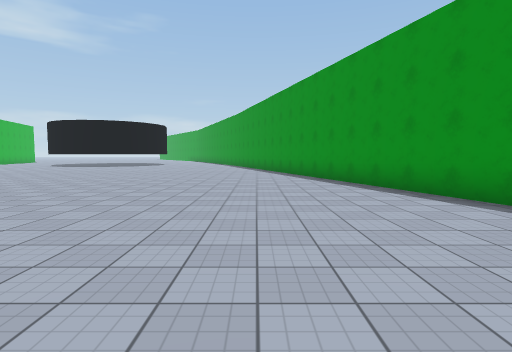
view 1 (above)

22 first-person views from a walk through a Unity game level. The camera is 1.5 m above the floor, tilts 4° down and sees 80° across. The floor is counted in squares, 2 m on a side. Each view is taken from the middle of a square. On the plan, view 1 faces up. The plan holds only what a view shows up to about 10 squares ahead; the rest is blank. The place goes on beyond the plan. Surface patterns are stand-ins for the level's own textures.

view 2
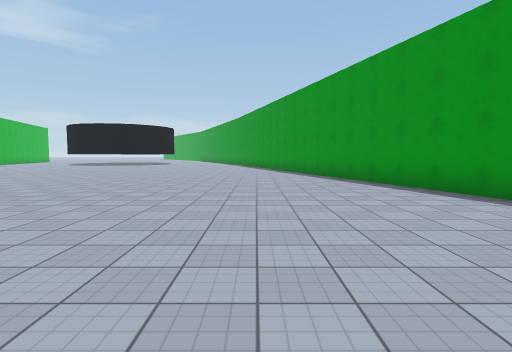

view 3
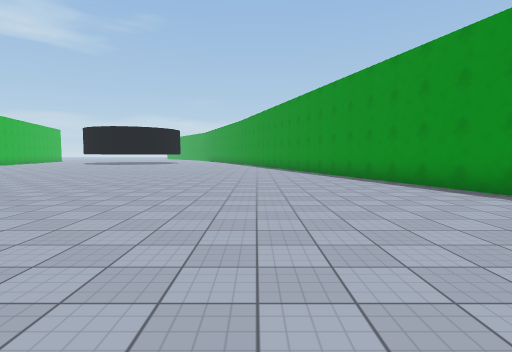

view 4
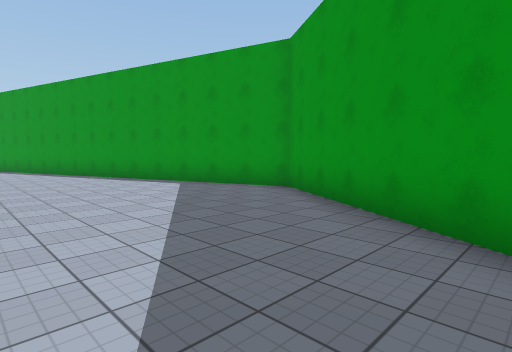

view 5
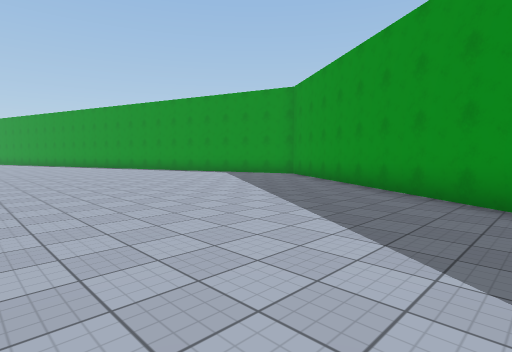

view 6
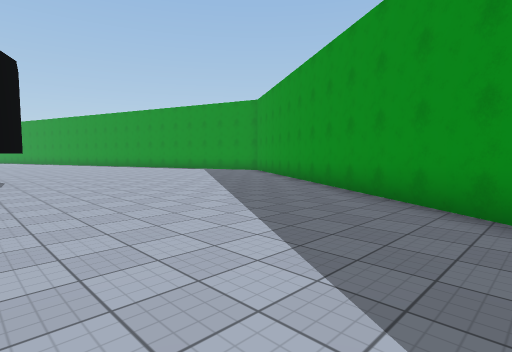

view 7
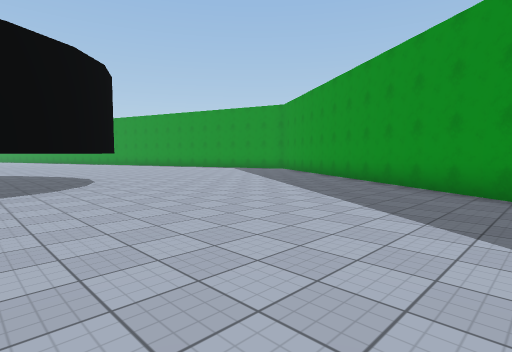

view 8
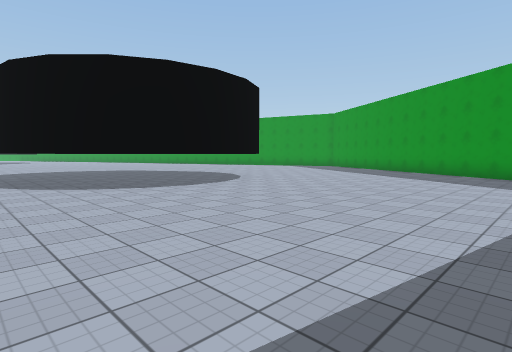

view 9
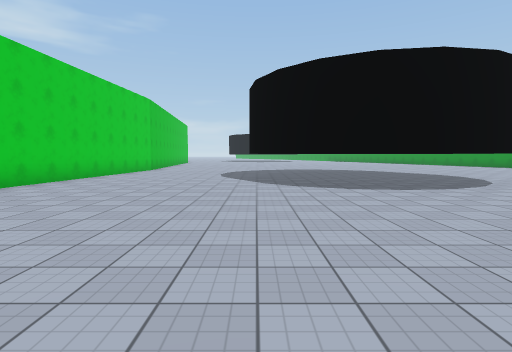

view 10
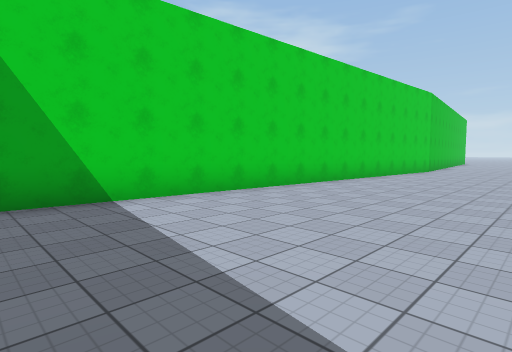

view 11
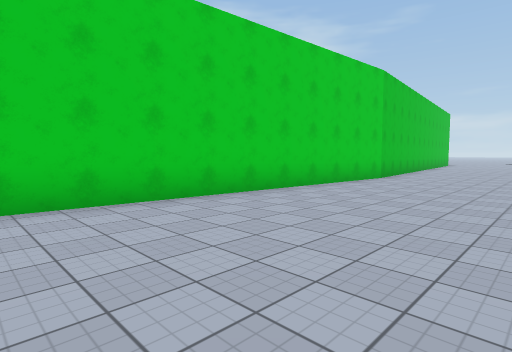

view 12
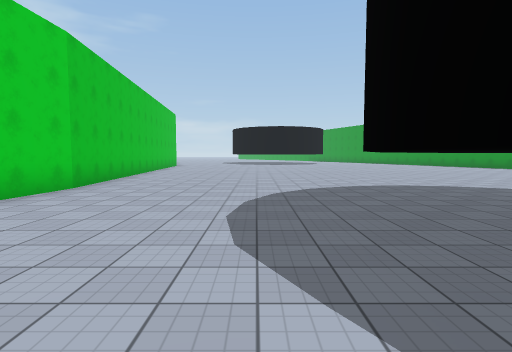

view 13
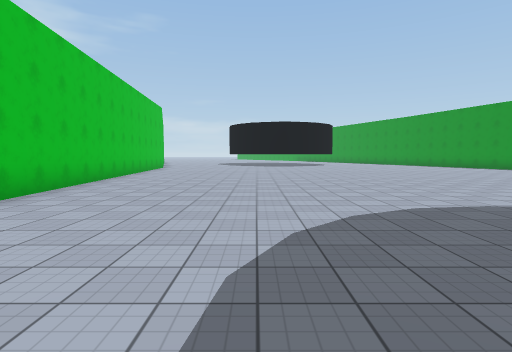

view 14
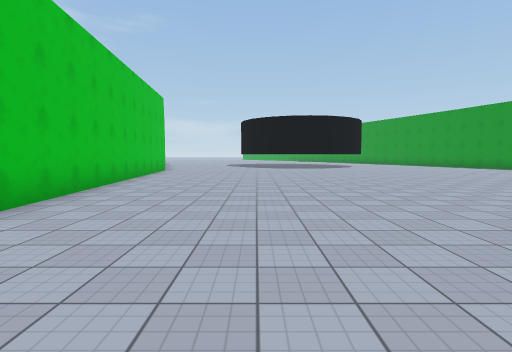

view 15
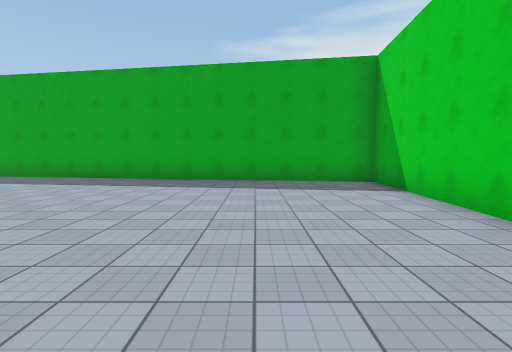

view 16
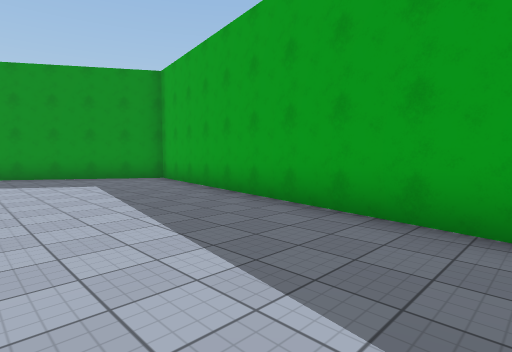

view 17
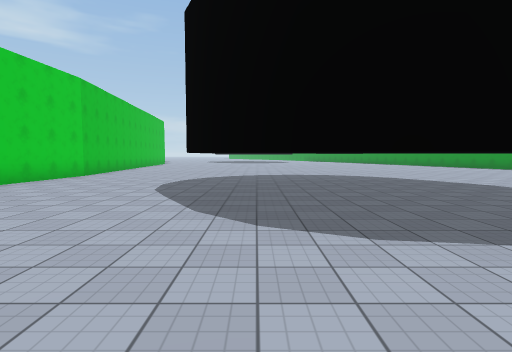

view 18
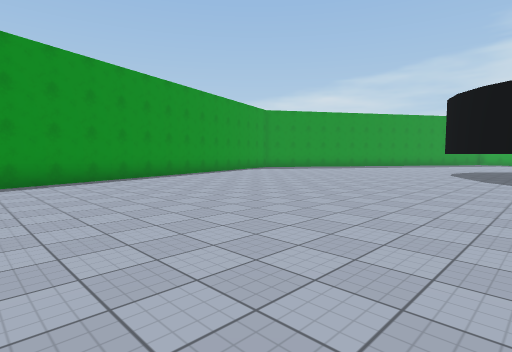

view 19
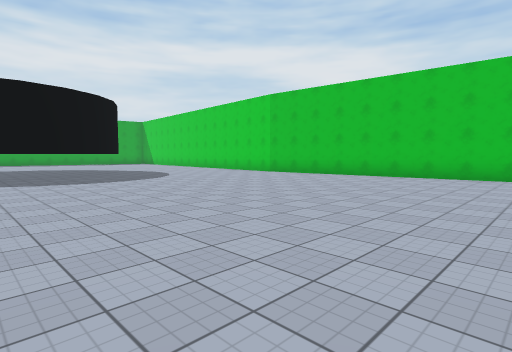

view 20
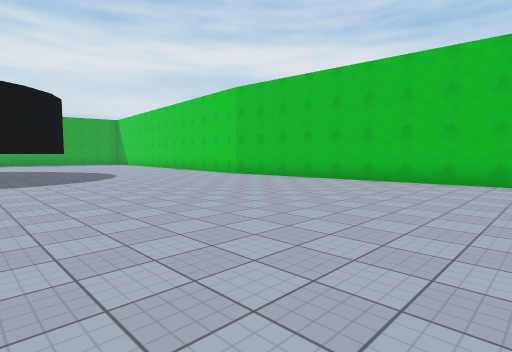

view 21
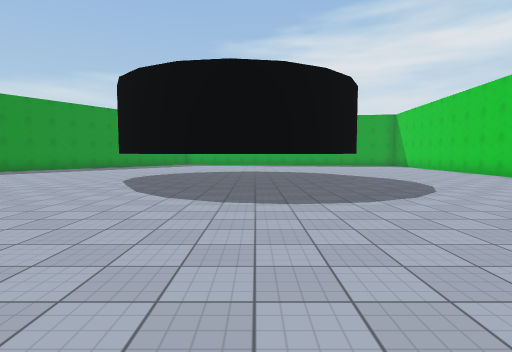

view 22
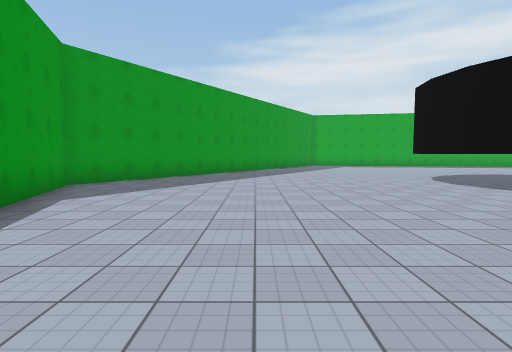

### Floor plan
Key: @ floor where view 1 was taken; # wall or solid block; . floor; T thing the floor can be seen under or through.
Columns run from 18 left of view 1 to 6 right of it. Each row starts with its distance up from view 1.
 12  #...............
 11  #..................#
 10  #..................##
  9  #...................#
  8  #...................#
  7  #...................##
  6  #....................#
  5  #....................#
  4  #....................##
  3  ##....................#
  2  ##....................#
  1  #.......TTTT..........#
  0  #......T....#....@....##
 -1  #.....#......#.........#
 -2  #.....#......#.........#
 -3  #.....#......#........##
 -4  #............#.......##
 -5  #......#....#........#
 -6  #........##.........##
 -7  #..................##
 -8  #..................#
 -9  #.................##
-10  #................##
-11 ##................#
-12 #................##
-13 ######...........#
-14      #######....##
-15            ######

Where each view was taken, in squares from view 1:
view 1: 0 up, 0 right, facing up
view 2: 2 down, 0 right, facing up
view 3: 4 down, 0 right, facing up
view 4: 6 down, 0 right, facing up-right
view 5: 9 down, 4 left, facing up-right
view 6: 12 down, 5 left, facing up-right
view 7: 12 down, 7 left, facing up-right
view 8: 12 down, 12 left, facing up-right
view 9: 12 down, 11 left, facing up
view 10: 12 down, 12 left, facing up-left
view 11: 7 down, 12 left, facing up-left
view 12: 4 down, 12 left, facing up
view 13: 1 down, 12 left, facing up
view 14: 2 up, 13 left, facing up
view 15: 4 down, 14 left, facing down
view 16: 10 down, 12 left, facing down-right
view 17: 8 down, 10 left, facing up
view 18: 12 up, 7 left, facing down-right
view 19: 12 up, 6 left, facing down-left
view 20: 12 up, 8 left, facing down-left
view 21: 8 up, 8 left, facing down
view 22: 6 up, 1 right, facing down
